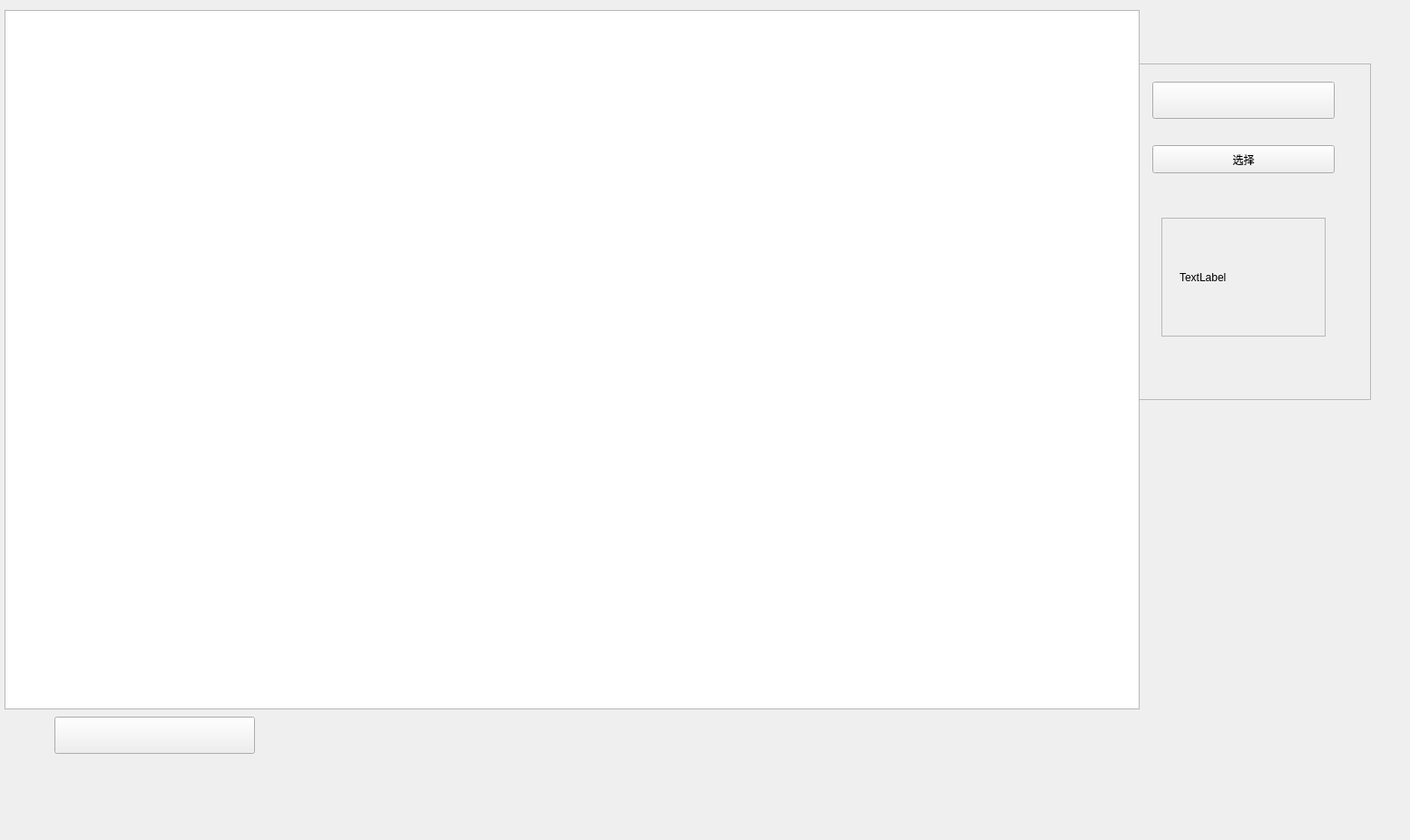
<?xml version="1.0" encoding="UTF-8"?>
<ui version="4.0">
 <class>Form</class>
 <widget class="QWidget" name="Form">
  <property name="geometry">
   <rect>
    <x>0</x>
    <y>0</y>
    <width>1554</width>
    <height>926</height>
   </rect>
  </property>
  <property name="windowTitle">
   <string>Form</string>
  </property>
  <widget class="PixmapLabel" name="videoLabel">
   <property name="geometry">
    <rect>
     <x>10</x>
     <y>10</y>
     <width>1191</width>
     <height>711</height>
    </rect>
   </property>
   <property name="scaledContents">
    <bool>true</bool>
   </property>
  </widget>
  <widget class="QFrame" name="frame">
   <property name="geometry">
    <rect>
     <x>1240</x>
     <y>70</y>
     <width>271</width>
     <height>371</height>
    </rect>
   </property>
   <property name="frameShape">
    <enum>QFrame::StyledPanel</enum>
   </property>
   <property name="frameShadow">
    <enum>QFrame::Raised</enum>
   </property>
   <widget class="ComboBox" name="ComboBox">
    <property name="geometry">
     <rect>
      <x>30</x>
      <y>20</y>
      <width>201</width>
      <height>41</height>
     </rect>
    </property>
   </widget>
   <widget class="PrimaryPushButton" name="PushButton">
    <property name="geometry">
     <rect>
      <x>30</x>
      <y>90</y>
      <width>201</width>
      <height>31</height>
     </rect>
    </property>
    <property name="styleSheet">
     <string notr="true"/>
    </property>
    <property name="text">
     <string>选择</string>
    </property>
   </widget>
   <widget class="QFrame" name="frame_2">
    <property name="geometry">
     <rect>
      <x>40</x>
      <y>170</y>
      <width>181</width>
      <height>131</height>
     </rect>
    </property>
    <property name="frameShape">
     <enum>QFrame::StyledPanel</enum>
    </property>
    <property name="frameShadow">
     <enum>QFrame::Raised</enum>
    </property>
    <widget class="QLabel" name="label">
     <property name="geometry">
      <rect>
       <x>20</x>
       <y>20</y>
       <width>141</width>
       <height>91</height>
      </rect>
     </property>
     <property name="text">
      <string>TextLabel</string>
     </property>
    </widget>
   </widget>
  </widget>
  <widget class="ComboBox" name="ComboBox_2">
   <property name="geometry">
    <rect>
     <x>60</x>
     <y>790</y>
     <width>221</width>
     <height>41</height>
    </rect>
   </property>
  </widget>
  <widget class="QGraphicsView" name="imageView">
   <property name="geometry">
    <rect>
     <x>5</x>
     <y>11</y>
     <width>1251</width>
     <height>771</height>
    </rect>
   </property>
  </widget>
 </widget>
 <customwidgets>
  <customwidget>
   <class>ComboBox</class>
   <extends>QPushButton</extends>
   <header>qfluentwidgets</header>
  </customwidget>
  <customwidget>
   <class>PixmapLabel</class>
   <extends>QLabel</extends>
   <header>qfluentwidgets</header>
  </customwidget>
  <customwidget>
   <class>PrimaryPushButton</class>
   <extends>QPushButton</extends>
   <header>qfluentwidgets.h</header>
  </customwidget>
 </customwidgets>
 <resources/>
 <connections/>
</ui>
